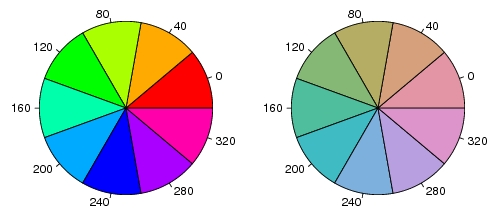

The R source for this figure:
################################################################
### Figure 12.8: Qualitative color palette for HSV and HCL space
################################################################
library(vcd)

par(mfrow = c(1,2), mar = c(1,1,1,1), oma = c(0,0,0,0))
pie(rep(1,9), radius = 1, col = rainbow(9), labels = 360 * 0:8/9)
pie(rep(1,9), radius = 1, col = rainbow_hcl(9), labels = 360 * 0:8/9)
